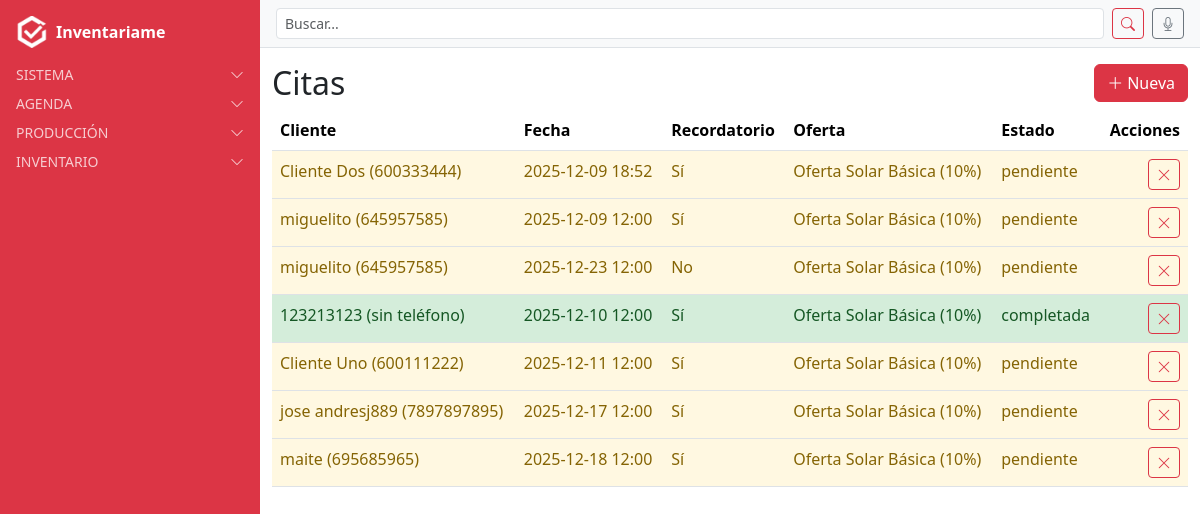
Page /citas/ (signed in) on the earlier database version.
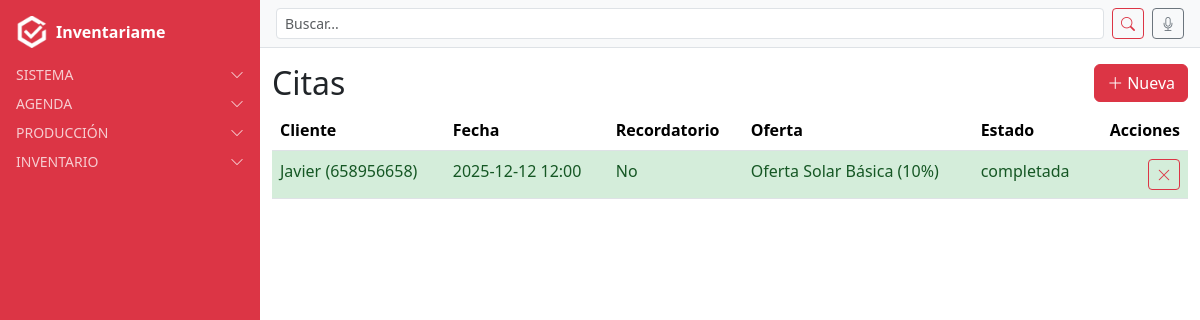
Same page on the later database version.
### citas/models.py (models this page shows, shortened)
class Cita(models.Model):
    ESTADOS = [
        ("pendiente", "Pendiente"),
        ("completada", "Completada"),
    ]
    cliente = models.ForeignKey(Cliente, on_delete=models.CASCADE, related_name='citas')
    usuario = models.ForeignKey(User, on_delete=models.CASCADE, related_name='citas')
    fecha = models.DateTimeField()
    recordatorio = models.BooleanField(default=False)
    venta = models.ForeignKey(Venta, on_delete=models.SET_NULL, null=True, blank=True, related_name='citas')
    oferta = models.ForeignKey(Oferta, on_delete=models.SET_NULL, null=True, blank=True, related_name='citas')
    estado = models.CharField(max_length=20, choices=ESTADOS, default="pendiente")  # NUEVO
    class Meta:
        verbose_name = "Cita"
        verbose_name_plural = "Citas"

### clientes/models.py (models this page shows)
class Cliente(models.Model):
    nombre = models.CharField(max_length=200)
    telefono = models.CharField(max_length=20, blank=True, null=True)  # NUEVO CAMPO
    direccion = models.ForeignKey(
        Address,
        on_delete=models.SET_NULL,
        null=True,
        blank=True,
        related_name="clientes_principal"
    )
    usuario = models.ForeignKey(
        User,
        on_delete=models.CASCADE,
        related_name="clientes",
        null=True,  # permite nulos en registros antiguos
        blank=True  # permite dejarlo vacío en formularios
    )
    class Meta:
        verbose_name = "Cliente"
        verbose_name_plural = "Clientes"
    def __str__(self):
        return f"{self.nombre} ({self.telefono or 'sin teléfono'})"

### oferta/models.py (models this page shows, shortened)
class Oferta(models.Model):
    nombre = models.CharField(max_length=150)
    referencia = models.ForeignKey(
        Referencia,
        on_delete=models.CASCADE,
        related_name="ofertas",
        default=1
    )
    tipo = models.ForeignKey(
        Tipo,
        on_delete=models.CASCADE,
        related_name="ofertas",
        default=1
    )
    valor = models.CharField(
        max_length=50,
        help_text="Expresión como '0 + 7', '0 + 3', etc."
    )
    class Meta:
        verbose_name = "Oferta"
        verbose_name_plural = "Ofertas"
        ordering = ["nombre"]

### citas/views.py (the view)
# urls.py: path('', CitaListView.as_view(), name='cita_list'),
class CitaListView(LoginRequiredMixin, ListView):
    model = Cita
    template_name = "citas/citas_list.html"

### users/context_processors.py (called while the page is built)
def alertas_processor(request):
    if not request.user.is_authenticated:
        return {}
    ahora = timezone.now()
    proximas_con_recordatorio = Cita.objects.filter(
        usuario=request.user, recordatorio=True,
        fecha__gte=ahora, fecha__lte=ahora + timedelta(days=1)
    )
    if proximas_con_recordatorio.exists():
        return {"alertas": f"Tienes {proximas_con_recordatorio.count()} cita(s) con recordatorio en 24h"}
    return {}

### users/mixins.py (called while the page is built)
    def dispatch(self, request, *args, **kwargs):
        if not request.user.is_authenticated:
            return self.handle_no_permission()
        return super().dispatch(request, *args, **kwargs)

### citas/templates/citas/citas_list.html
{% extends "base.html" %}
{% load tz %}
{% block content_authenticated %}
{% now "Y-m-d" as today %}
<div class="d-flex align-items-center justify-content-between mb-2">
  <h2 class="mb-0">Citas</h2>
  <a class="btn btn-danger" href="{% url 'cita_create_card' %}">
    <i class="bi bi-plus-lg me-1"></i>Nueva
  </a>
</div>
<table class="table table-hover">
  <thead>
    <tr>
      <th>Cliente</th>
      <th>Fecha</th>
      <th>Recordatorio</th>
      <th>Oferta</th>
      <th>Estado</th>
      <th class="text-end">Acciones</th>
    </tr>
  </thead>
  <tbody>
    {% for obj in object_list %}
    {% with cita_dia=obj.fecha|localtime|date:"Y-m-d" estado=obj.estado|lower %}
    <tr class="cita-row
      {% if estado == 'pendiente' and cita_dia == today %}
        cita-hoy cita-pendiente
      {% elif estado == 'pendiente' %}
        cita-pendiente
      {% elif estado == 'completada' %}
        cita-completada
      {% endif %}"
      onclick="window.location.href='{% url 'cita_detail' obj.pk %}'">
      <td>{{ obj.cliente }}</td>
      <td>{{ obj.fecha|localtime|date:"Y-m-d H:i" }}</td>
      <td>{{ obj.recordatorio|yesno:"Sí,No" }}</td>
      <td>
        {% if obj.oferta %}
          {{ obj.oferta.nombre }} ({{ obj.oferta.valor }})
        {% else %}
          -
        {% endif %}
      </td>
      <td>{{ obj.estado|default:"-" }}</td>
      <td class="text-end">
        <a href="{% url 'cita_delete' obj.pk %}" class="btn btn-sm btn-outline-danger" title="Eliminar">
          <i class="bi bi-x-lg"></i>
        </a>
      </td>
    </tr>
    {% endwith %}
    {% empty %}
    <tr><td colspan="6">Sin registros</td></tr>
    {% endfor %}
  </tbody>
</table>
{% endblock %}

Differences in the rows shown:
removed Cita: cliente "Cliente Dos (600333444)", fecha "2025-12-09 18:52", recordatorio "Sí", oferta.nombre "Oferta Solar Básica", oferta.valor "10%", estado "pendiente"
removed Cita: cliente "miguelito (645957585)", fecha "2025-12-09 12:00", recordatorio "Sí", oferta.nombre "Oferta Solar Básica", oferta.valor "10%", estado "pendiente"
removed Cita: cliente "miguelito (645957585)", fecha "2025-12-23 12:00", recordatorio "No", oferta.nombre "Oferta Solar Básica", oferta.valor "10%", estado "pendiente"
removed Cita: cliente "123213123 (sin teléfono)", fecha "2025-12-10 12:00", recordatorio "Sí", oferta.nombre "Oferta Solar Básica", oferta.valor "10%", estado "completada"
removed Cita: cliente "Cliente Uno (600111222)", fecha "2025-12-11 12:00", recordatorio "Sí", oferta.nombre "Oferta Solar Básica", oferta.valor "10%", estado "pendiente"
removed Cita: cliente "jose andresj889 (7897897895)", fecha "2025-12-17 12:00", recordatorio "Sí", oferta.nombre "Oferta Solar Básica", oferta.valor "10%", estado "pendiente"
removed Cita: cliente "maite (695685965)", fecha "2025-12-18 12:00", recordatorio "Sí", oferta.nombre "Oferta Solar Básica", oferta.valor "10%", estado "pendiente"
added Cita: cliente "Javier (658956658)", fecha "2025-12-12 12:00", recordatorio "No", oferta.nombre "Oferta Solar Básica", oferta.valor "10%", estado "completada"
